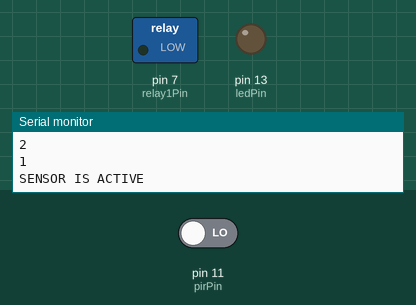
This sketch was run on a simulated Arduino Uno, built with avr-gcc and run on an emulated ATmega328P. Shown: switched loads named in the sketch (green lamp = pin HIGH), output pins drawn as LEDs (lit = HIGH), the last lines printed to the serial monitor. Inputs (shaded band) come from the test bench; at power-on: pin 11 (pirPin) LOW.

Above: at 11.2 s.
11.3 s: pin 11 (pirPin) driven HIGH
At 12.5 s:
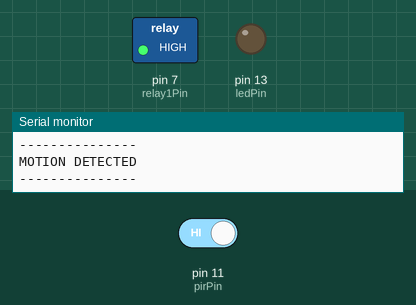
12.8 s: pin 11 (pirPin) driven LOW
At 13.8 s:
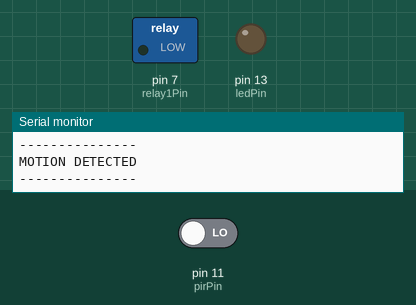
Timing chart, 0 to 15.8 s (numbered marks = the images above; inputs shaded):
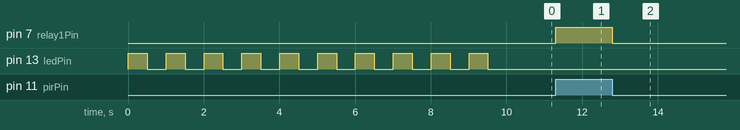

The sketch:

motion_appliance.ino
```cpp
/*
 * This simple project uses a PIR sensor and a relay in order to turn on a house appliance with motion.
 *
 * The PIR Sensor is an easy to use digital infrared motion sensor module.
 *
 * The sensor's output pin goes to HIGH if motion is present; else it will go LOW.
 *
 * @author: Aidan Melen
 * @date: 05/14/2015
 */

const int ledPin = 13;
const int micPin = 12;
const int pirPin = 11;//the digital pin connected to the PIR sensor's output
const int relay1Pin = 7;

const int setupTime = 0;
const int calibrationTime = 10; // the time we give the sensor to calibrate (10-60 secs according to the datasheet)
boolean first = true;

/*
  led function
  **/
void led()
{
  digitalWrite(ledPin, HIGH); //turn ON
  delay(500); // delay 0.5 seconds
  digitalWrite(ledPin, LOW); // turn OFF
  delay(500);
}


/*
  Setup function
  **/
void setup() {
  Serial.begin(9600);
  pinMode(pirPin, INPUT);
  pinMode(ledPin, OUTPUT);
  pinMode(relay1Pin, OUTPUT);

  digitalWrite(pirPin, LOW);
  digitalWrite(ledPin, LOW);
  digitalWrite(relay1Pin, LOW);

  Serial.println("ALLOW HUMAN TO GET OUT OF THE WAY OF SENSOR");
  for (int i = setupTime; i > 0; i--) {
    Serial.println(i);
    led();
  }

  // give the sensor some time to calibrate
  Serial.println("CALIBRATING PIR SENSOR:");
  for (int i = calibrationTime; i > 0; i--) {
    Serial.println(i);
    led();
  }
  Serial.println();
  Serial.println("SENSOR IS ACTIVE");
  Serial.println();
}


/*
 Loop function
 **/
void loop() {

  if (digitalRead(pirPin) == HIGH) { // object detected
    if (first)
    {
      Serial.println("---------------");
      Serial.println("MOTION DETECTED");
      Serial.println("---------------");
      Serial.println();
      first = false;
    }
    digitalWrite(relay1Pin, HIGH);
  }

 if (digitalRead(pirPin) == LOW) {
    digitalWrite(relay1Pin, LOW);
    first = true;
  }

}
```

Measured:
- after the input at 11.3 s, pin 7 (relay1Pin): LOW → HIGH at once
- after the input at 12.8 s, pin 7 (relay1Pin): HIGH → LOW at once
